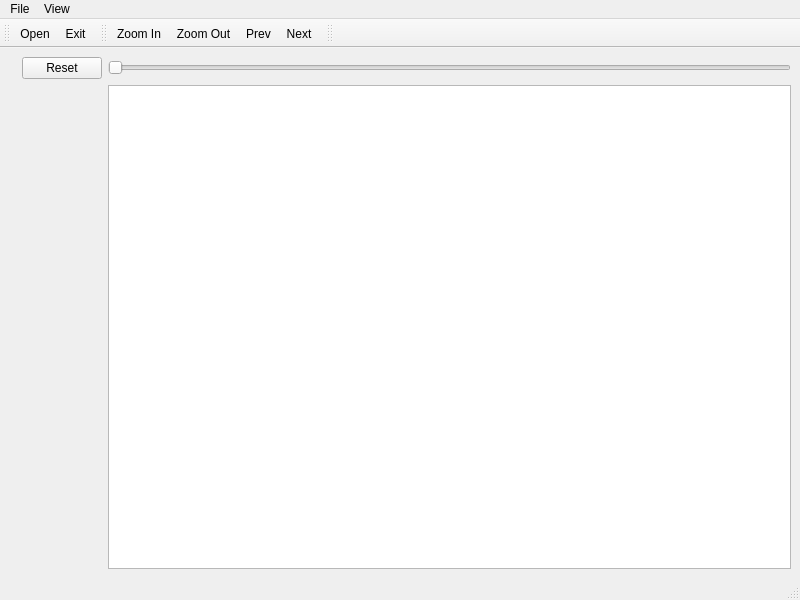
<?xml version="1.0" encoding="UTF-8"?>
<ui version="4.0">
 <class>MainWindow</class>
 <widget class="QMainWindow" name="MainWindow">
  <property name="geometry">
   <rect>
    <x>0</x>
    <y>0</y>
    <width>800</width>
    <height>600</height>
   </rect>
  </property>
  <property name="windowTitle">
   <string>Image Viewer</string>
  </property>
  <property name="windowIcon">
   <iconset resource="resources.qrc">
    <normaloff>:/icon/windows-10/icon/windows-10/svg/red-eye-1174852.svg</normaloff>:/icon/windows-10/icon/windows-10/svg/red-eye-1174852.svg</iconset>
  </property>
  <widget class="QWidget" name="centralwidget">
   <layout class="QGridLayout" name="gridLayout">
    <item row="1" column="2">
     <widget class="QGraphicsView" name="graphicsView"/>
    </item>
    <item row="0" column="2">
     <widget class="QSlider" name="horizontalSlider">
      <property name="minimum">
       <number>1</number>
      </property>
      <property name="maximum">
       <number>1000</number>
      </property>
      <property name="orientation">
       <enum>Qt::Horizontal</enum>
      </property>
     </widget>
    </item>
    <item row="0" column="0">
     <widget class="QLabel" name="sliderLabel">
      <property name="text">
       <string/>
      </property>
     </widget>
    </item>
    <item row="0" column="1">
     <widget class="QPushButton" name="resetSize">
      <property name="text">
       <string>Reset</string>
      </property>
      <property name="icon">
       <iconset resource="resources.qrc">
        <normaloff>:/icon/user-interface-123/icon/user-interface-123/svg/reload-1214297.svg</normaloff>:/icon/user-interface-123/icon/user-interface-123/svg/reload-1214297.svg</iconset>
      </property>
     </widget>
    </item>
   </layout>
  </widget>
  <widget class="QMenuBar" name="menubar">
   <property name="geometry">
    <rect>
     <x>0</x>
     <y>0</y>
     <width>800</width>
     <height>21</height>
    </rect>
   </property>
   <widget class="QMenu" name="menuFile">
    <property name="title">
     <string>File</string>
    </property>
    <addaction name="actionOpen"/>
    <addaction name="separator"/>
    <addaction name="actionExit"/>
   </widget>
   <widget class="QMenu" name="menuView">
    <property name="title">
     <string>View</string>
    </property>
    <addaction name="actionZoomIn"/>
    <addaction name="actionZoomOut"/>
    <addaction name="actionNext"/>
    <addaction name="actionPrev"/>
   </widget>
   <addaction name="menuFile"/>
   <addaction name="menuView"/>
  </widget>
  <widget class="QStatusBar" name="statusbar"/>
  <widget class="QToolBar" name="toolBarFile">
   <property name="windowTitle">
    <string>toolBar</string>
   </property>
   <attribute name="toolBarArea">
    <enum>TopToolBarArea</enum>
   </attribute>
   <attribute name="toolBarBreak">
    <bool>false</bool>
   </attribute>
   <addaction name="actionOpen"/>
   <addaction name="actionExit"/>
  </widget>
  <widget class="QToolBar" name="toolBar">
   <property name="windowTitle">
    <string>toolBar</string>
   </property>
   <attribute name="toolBarArea">
    <enum>TopToolBarArea</enum>
   </attribute>
   <attribute name="toolBarBreak">
    <bool>false</bool>
   </attribute>
   <addaction name="actionZoomIn"/>
   <addaction name="actionZoomOut"/>
   <addaction name="actionPrev"/>
   <addaction name="actionNext"/>
  </widget>
  <widget class="QToolBar" name="toolBar_2">
   <property name="windowTitle">
    <string>toolBar_2</string>
   </property>
   <attribute name="toolBarArea">
    <enum>TopToolBarArea</enum>
   </attribute>
   <attribute name="toolBarBreak">
    <bool>false</bool>
   </attribute>
  </widget>
  <action name="actionOpen">
   <property name="icon">
    <iconset resource="resources.qrc">
     <normaloff>:/icon/user-interface-123/icon/user-interface-123/svg/add-new-1214356.svg</normaloff>:/icon/user-interface-123/icon/user-interface-123/svg/add-new-1214356.svg</iconset>
   </property>
   <property name="text">
    <string>Open</string>
   </property>
   <property name="shortcut">
    <string>Ctrl+O</string>
   </property>
  </action>
  <action name="actionExit">
   <property name="icon">
    <iconset resource="resources.qrc">
     <normaloff>:/icon/user-interface-123/icon/user-interface-123/svg/logout-1214656.svg</normaloff>:/icon/user-interface-123/icon/user-interface-123/svg/logout-1214656.svg</iconset>
   </property>
   <property name="text">
    <string>Exit</string>
   </property>
   <property name="shortcut">
    <string>Esc</string>
   </property>
  </action>
  <action name="actionZoomIn">
   <property name="icon">
    <iconset resource="resources.qrc">
     <normaloff>:/icon/user-interface-123/icon/user-interface-123/svg/zoom-in-1214278.svg</normaloff>:/icon/user-interface-123/icon/user-interface-123/svg/zoom-in-1214278.svg</iconset>
   </property>
   <property name="text">
    <string>Zoom In</string>
   </property>
  </action>
  <action name="actionZoomOut">
   <property name="icon">
    <iconset resource="resources.qrc">
     <normaloff>:/icon/user-interface-123/icon/user-interface-123/svg/zoom-out-1214277.svg</normaloff>:/icon/user-interface-123/icon/user-interface-123/svg/zoom-out-1214277.svg</iconset>
   </property>
   <property name="text">
    <string>Zoom Out</string>
   </property>
  </action>
  <action name="actionNext">
   <property name="icon">
    <iconset resource="resources.qrc">
     <normaloff>:/icon/windows-10/icon/windows-10/svg/right-arrow-1174858.svg</normaloff>:/icon/windows-10/icon/windows-10/svg/right-arrow-1174858.svg</iconset>
   </property>
   <property name="text">
    <string>Next</string>
   </property>
  </action>
  <action name="actionPrev">
   <property name="icon">
    <iconset resource="resources.qrc">
     <normaloff>:/icon/windows-10/icon/windows-10/svg/left-arrow-1174845.svg</normaloff>:/icon/windows-10/icon/windows-10/svg/left-arrow-1174845.svg</iconset>
   </property>
   <property name="text">
    <string>Prev</string>
   </property>
  </action>
 </widget>
 <resources>
  <include location="resources.qrc"/>
 </resources>
 <connections/>
</ui>
